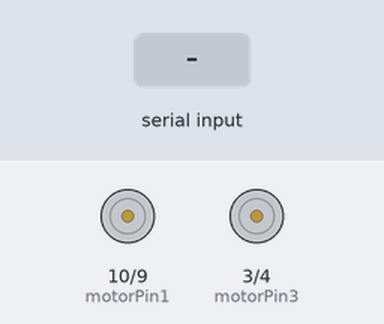
This sketch was run on a simulated Arduino Uno, built with avr-gcc and run on an emulated ATmega328P. Parts: motor-driver pin pairs drawn as motors (green arrow = first pin HIGH = forward, orange = second pin HIGH = backward, longer = more drive, scaled by the enable pin). The test bench sets the inputs (shaded band).

Above: at 1.2 s.
1.3 s: "W" received over Serial
At 2.2 s:
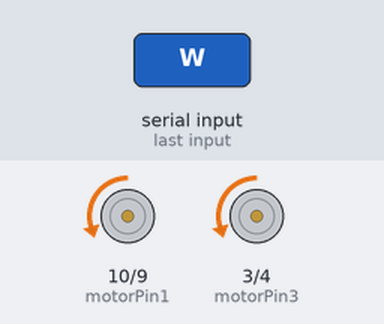
2.8 s: "S" received over Serial
At 3.3 s:
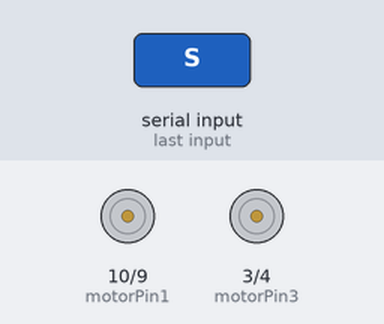
4.3 s: "A" received over Serial
At 5.5 s:
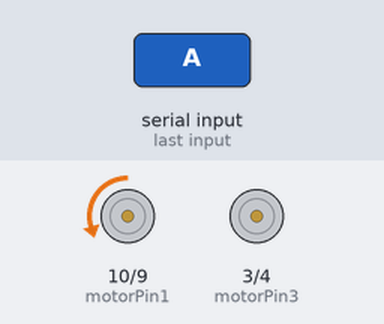
5.8 s: "D" received over Serial
At 6.8 s:
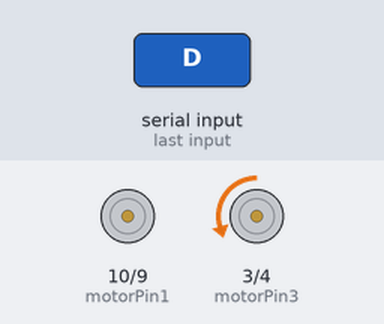
7.3 s: "X" received over Serial
At 8.0 s:
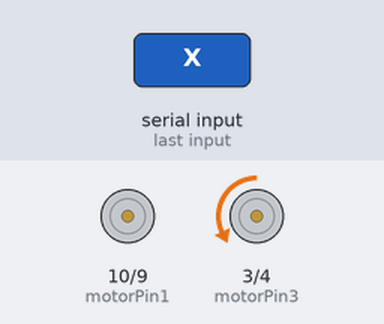
8.8 s: "V" received over Serial
At 9.1 s:
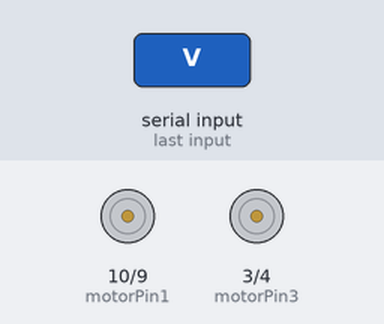
Timing chart, 0 to 11.3 s (numbered marks = the images above; inputs shaded):
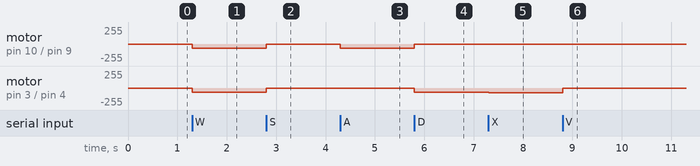

Measured:
- after the input at 1.3 s, motor on pin 10 (motorPin1) / pin 9 (motorPin2), motor on pin 3 (motorPin3) / pin 4 (motorPin4): stopped → backward 60/255 at once
- after the input at 2.8 s, motor on pin 10 (motorPin1) / pin 9 (motorPin2), motor on pin 3 (motorPin3) / pin 4 (motorPin4): backward 60/255 → stopped at once
- after the input at 4.3 s, motor on pin 10 (motorPin1) / pin 9 (motorPin2): stopped → backward 60/255 at once
- after the input at 5.8 s, motor on pin 10 (motorPin1) / pin 9 (motorPin2): backward 60/255 → stopped at once; motor on pin 3 (motorPin3) / pin 4 (motorPin4): stopped → backward 60/255 at once
- after the input at 7.3 s, motor on pin 3 (motorPin3) / pin 4 (motorPin4): backward 60/255 → backward 70/255 at once
- after the input at 8.8 s, motor on pin 3 (motorPin3) / pin 4 (motorPin4): backward 70/255 → stopped at once

The sketch:

arduino_ide_code.ino
```cpp
const int motorPin1 = 10;
const int motorPin2 = 9;
const int motorPin3 = 3;
const int motorPin4 = 4;
const int ENA = 11;
const int ENB = 5;

int motorSpeed = 60;
char data;

void setup() {
  pinMode(motorPin1, OUTPUT);
  pinMode(motorPin2, OUTPUT);
  pinMode(motorPin3, OUTPUT);
  pinMode(motorPin4, OUTPUT);
  pinMode(ENA, OUTPUT);
  pinMode(ENB, OUTPUT);
  Serial.begin(9600);
}

void loop() {
  if (Serial.available() > 0) {
    data = Serial.read();

    switch (data) {
      case 'W':
        digitalWrite(motorPin2, HIGH);
        digitalWrite(motorPin4, HIGH);
        break;
      case 'S':
        digitalWrite(motorPin2, LOW);
        digitalWrite(motorPin4, LOW);
        break;
      case 'A':
        digitalWrite(motorPin2, HIGH);
        digitalWrite(motorPin4, LOW);
        break;
      case 'D':
        digitalWrite(motorPin2, LOW);
        digitalWrite(motorPin4, HIGH);
        break;
      case 'X':
        motorSpeed = motorSpeed + 10;
        if (motorSpeed > 255) motorSpeed = 255;
        break;
      case 'C':
        motorSpeed = motorSpeed - 10;
        if (motorSpeed < 0) motorSpeed = 0;
        break;
      case 'V':
        motorSpeed = 0;
        if (motorSpeed < 0) motorSpeed = 0;
        break;
      default:
        motorSpeed = 0;
        break;
    }

    analogWrite(ENA, motorSpeed);
    analogWrite(ENB, motorSpeed);
  }
}
```
